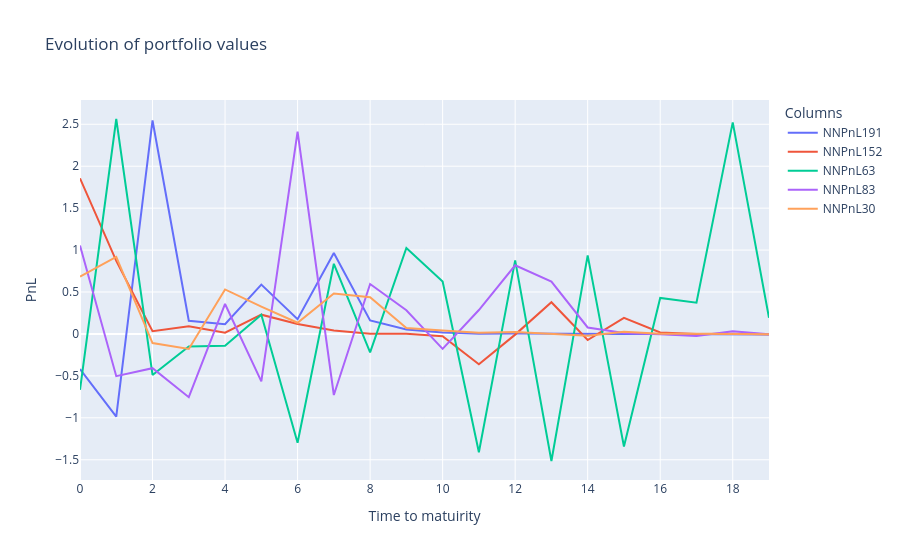

Source (notebook cell):
### Code cell
fig = go.Figure()
# Add traces for each column
for column in rewards.columns[values]:
    fig.add_trace(go.Scatter(x=rewards.index, y=rewards[column], mode='lines', name=f"NNPnL{column}"))
    #fig.add_trace(go.Scatter(x=rewards_1.index, y=rewards_1[column], mode='lines', name=f"DeltaPnL{column}"))

# Update layout
fig.update_layout(
    title='Evolution of portfolio values',
    xaxis_title='Time to matuirity',
    yaxis_title='PnL',
    template='plotly',
    legend=dict(title='Columns'),
)

# Show the plot
fig.show()

### Figure 1 — Plotly figure (JSON) as saved in the notebook; plotly's stock layout.template omitted (floating-point values rounded to 4 significant figures)
{"data": [{"mode": "lines", "name": "NNPnL191", "type": "scatter", "x": [0, 1, 2, 3, 4, 5, 6, 7, 8, 9, 10, 11, 12, 13, 14, 15, 16, 17, 18, 19], "y": [-0.4194, -0.9867, 2.546, 0.1576, 0.1163, 0.5887, 0.1765, 0.9642, 0.1614, 0.05314, 0.01848, 0.003614, 0.003918, 3.705e-05, -0.000268, -0.0005513, -0.0002668, -0.001064, -0.002612, -0.005823]}, {"mode": "lines", "name": "NNPnL152", "type": "scatter", "x": [0, 1, 2, 3, 4, 5, 6, 7, 8, 9, 10, 11, 12, 13, 14, 15, 16, 17, 18, 19], "y": [1.856, 0.8717, 0.03374, 0.09171, 0.01429, 0.2299, 0.1186, 0.04124, 0.003116, 0.001806, -0.02683, -0.3619, -0.008032, 0.3786, -0.07243, 0.1924, 0.01714, -0.0001648, 0.001216, -0.003699]}, {"mode": "lines", "name": "NNPnL63", "type": "scatter", "x": [0, 1, 2, 3, 4, 5, 6, 7, 8, 9, 10, 11, 12, 13, 14, 15, 16, 17, 18, 19], "y": [-0.6668, 2.563, -0.4889, -0.1495, -0.1404, 0.2299, -1.297, 0.8368, -0.2194, 1.026, 0.6238, -1.411, 0.8776, -1.515, 0.9368, -1.341, 0.4292, 0.372, 2.523, 0.1921]}, {"mode": "lines", "name": "NNPnL83", "type": "scatter", "x": [0, 1, 2, 3, 4, 5, 6, 7, 8, 9, 10, 11, 12, 13, 14, 15, 16, 17, 18, 19], "y": [1.054, -0.5036, -0.4082, -0.754, 0.3575, -0.5651, 2.412, -0.728, 0.5953, 0.2824, -0.1782, 0.285, 0.8188, 0.6234, 0.07701, 0.01083, -0.004959, -0.02544, 0.03331, -0.003618]}, {"mode": "lines", "name": "NNPnL30", "type": "scatter", "x": [0, 1, 2, 3, 4, 5, 6, 7, 8, 9, 10, 11, 12, 13, 14, 15, 16, 17, 18, 19], "y": [0.6846, 0.9199, -0.1083, -0.1787, 0.5305, 0.3266, 0.1331, 0.4813, 0.4369, 0.07067, 0.04006, 0.01485, 0.02244, -0.002197, -0.02088, 0.02725, 0.002735, 0.001514, -0.0004559, -0.003385]}], "layout": {"legend": {"title": {"text": "Columns"}}, "title": {"text": "Evolution of portfolio values"}, "xaxis": {"title": {"text": "Time to matuirity"}}, "yaxis": {"title": {"text": "PnL"}}}}
